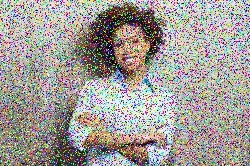
#> input picture Module4/Mod4CT1.jpg, 250 x 166 px, found by its file name
$ python CSC515_Module4CTA_Reichart-Anderson_Alex.py
#> lines starting #> are read from the running program, lines starting #| are printed output that depends on the picture
# Module 4 Critical Thinking Assignment
# Option 1: Mean, Median, and Gaussian Filters

# Alexander Reichart-Anderson
# MS in AI and ML, Colorado State University Global
# CSC515-1: Foundations of Computer Vision
# Dr. Jack Li
# May 11, 2025

# ------------------------------
# To Install OpenCV: pip3 install opencv-python
# Install matplotlib: pip install matplotlib
# Install required system library for OpenCV: install -qq libgl1
# ------------------------------

# Requirement 0A: Import Appropriate Packages
import cv2
import numpy as np
import matplotlib.pyplot as plt

# Load image from root folder
image_path = 'Module4/Mod4CT1.jpg'
image = cv2.imread(image_path)
#> image is the input picture: shape (166, 250, 3); mean B, G, R 151.6, 156, 161

# Convert to RGB
image_rgb = cv2.cvtColor(image, cv2.COLOR_BGR2RGB)

# Kernel sizes and sigma calculation
kernel_sizes = [3, 5, 7]
sigma_pairs = [(0.33, 0.66), (0.66, 1.0), (1.0, 1.5)]  # Two sigmas per kernel

# Create figure with subplots
fig, axs = plt.subplots(3, 4, figsize=(18, 12))

# Column titles
col_titles = ['Mean Filter', 'Median Filter', 'Gaussian σ1', 'Gaussian σ2']

# Process each kernel size
for row, k in enumerate(kernel_sizes):
    # Apply filters
    mean = cv2.blur(image_rgb, (k, k))
    median = cv2.medianBlur(image_rgb, k)
    gauss1 = cv2.GaussianBlur(image_rgb, (k, k), sigma_pairs[row][0])
    gauss2 = cv2.GaussianBlur(image_rgb, (k, k), sigma_pairs[row][1])

    # Display results
    axs[row, 0].imshow(mean)
    axs[row, 1].imshow(median)
    axs[row, 2].imshow(gauss1)
    axs[row, 3].imshow(gauss2)

    # Set labels
    axs[0, 0].set_title(col_titles[0], fontsize=10)
    axs[0, 1].set_title(col_titles[1], fontsize=10)
    axs[0, 2].set_title(f'{col_titles[2]} ({sigma_pairs[row][0]})', fontsize=10)
    axs[0, 3].set_title(f'{col_titles[3]} ({sigma_pairs[row][1]})', fontsize=10)
    axs[row, 0].set_ylabel(f'{k}x{k} Kernel', fontsize=10)

    # Remove ticks
    for col in range(4):
        axs[row, col].set_xticks([])
        axs[row, col].set_yticks([])
#> this loop made 3 passes
#> pass 1, `mean = cv2.blur(image_rgb, (k, k))`:
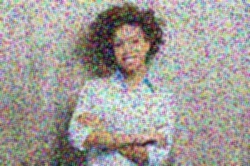
#> mean: shape (166, 250, 3); mean R, G, B 161, 156, 151.6
#> pass 1, `median = cv2.medianBlur(image_rgb, k)`:
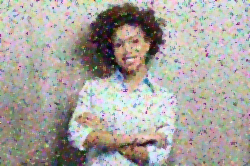
#> median: shape (166, 250, 3); mean R, G, B 169.1, 164.6, 158.9
#> pass 1, `gauss2 = cv2.GaussianBlur(image_rgb, (k, k), sigma_pairs[row][1])`:
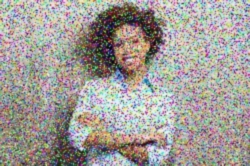
#> gauss2: shape (166, 250, 3); mean R, G, B 161, 156, 151.6

plt.tight_layout()
plt.savefig('filter_comparison.jpg', dpi=300)
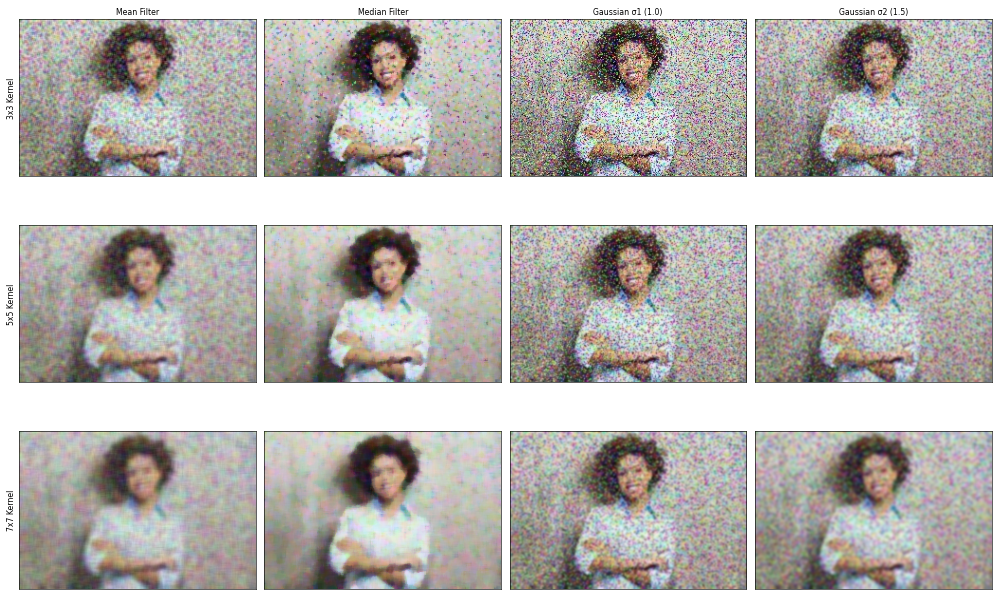
#> figure drawn by matplotlib, 12 panels
plt.show()
